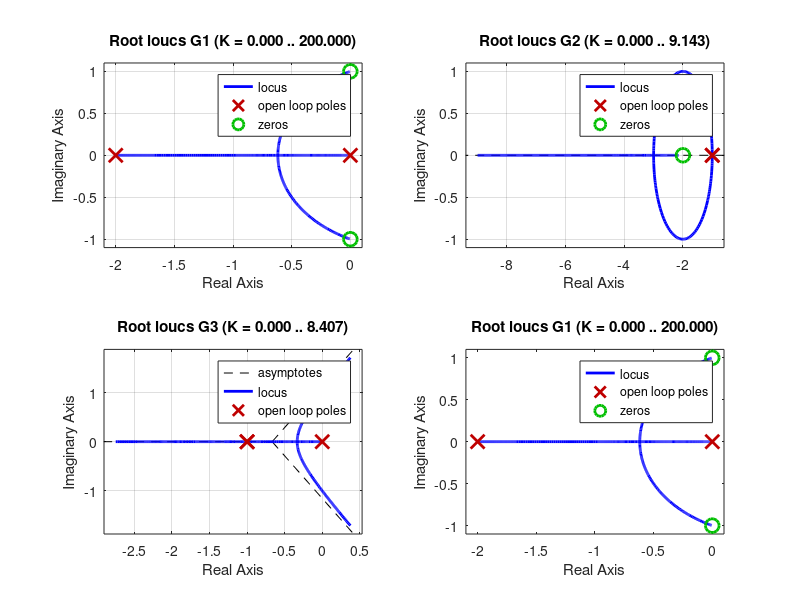

Here is the MATLAB script that generated this plot: (Note: this script raises an error after producing the figure.)
%Ejecutar cada bloque por separado

%Definimos las funciones de transferencia
G1=tf([1 0 1],[1 2 0]);
G2=tf([1 2],[1 2 1]);
G3=tf(1,conv([1 0],[1 2 1]));
G4=tf([1 5 0],conv([1 2],conv([1 4],[1 4 7])));

%% Mostramos los LGDR de los 4 sistemas
subplot(221)
rlocus(G1);
subplot(222)
rlocus(G2);
subplot(223)
rlocus(G3);
subplot(224)
rlocus(G4);

% Calculamos los valores de K con rclocfind a partir de los cuales el sistema es inestable

%% G1
rlocus(G1)
hold;
grid;
rlocfind(G1)

%% G2
rlocus(G2)
hold;
grid;
rlocfind(G2)

%% G3
rlocus(G3)
hold;
grid
rlocfind(G3)

%% G4
rlocus(G4)
hold;
grid;
rlocfind(G4)
